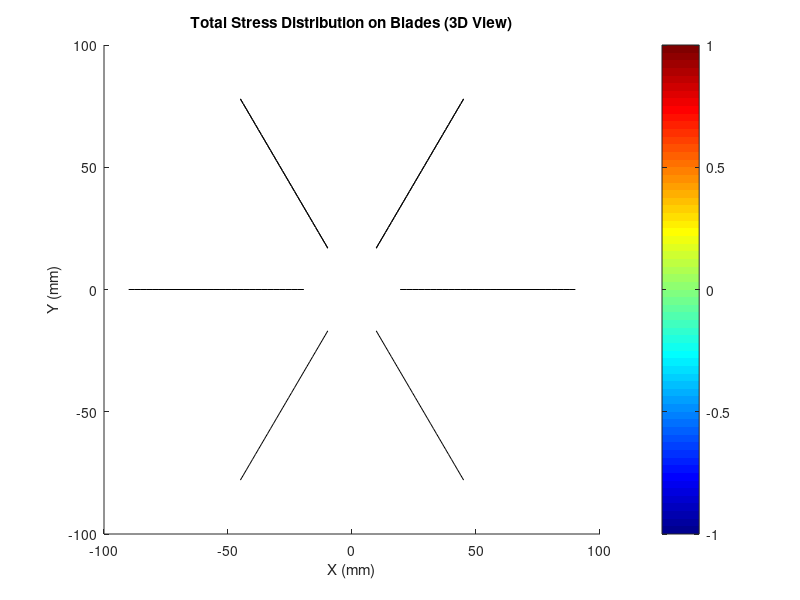

Source code (MATLAB): (Note: this script raises an error after producing the figure.)
% Amphibious Wheel-Propeller - STRESS DISTRIBUTION (NO TOOLBOX DEPENDENCY)
clear; clc; close all;

%% GEOMETRY SPECIFICATIONS
D_max = 0.180;
D_with_spikes = 0.184;
D_rotating_region = 0.190;
D_min = 0.158;
D_hub = 0.039;

R_max = D_max / 2;
R_with_spikes = D_with_spikes / 2;
R_rotating = D_rotating_region / 2;
R_min = D_min / 2;
R_hub = D_hub / 2;

%% OPERATING CONDITIONS
omega_rpm = 350;
omega = omega_rpm * 2*pi/60;
v_water = 1.0;
deg_per_step = 3;
dt_cfd = 0.00143;

tip_speed = omega * R_max;
chord_typical = 0.030;
nu_water = 1e-6;
Re_tip = tip_speed * chord_typical / nu_water;

immersion_depth = 0.06;
water_level = -immersion_depth;

fprintf('===== SPECIFICATIONS =====\n');
fprintf('Wheel Max Diameter: %.1f mm\n', D_max*1000);
fprintf('Hub Diameter: %.1f mm\n', D_hub*1000);
fprintf('Rotation: %d RPM (%.2f rad/s)\n', omega_rpm, omega);
fprintf('Tip Speed: %.3f m/s\n', tip_speed);
fprintf('\n');

%% HYDROFOIL DESIGN
n_spokes = 6;
hydrofoil_type = 'NACA 0015';
thickness_ratio = 0.15;
n_sections = 30;
r_sections = linspace(R_hub, R_max, n_sections);

chord_hub = 0.040;
chord_tip = 0.025;
chord = linspace(chord_hub, chord_tip, n_sections);

taper_length = R_max - R_hub;
taper_height = (R_max - R_min);
taper_angle = atan(taper_height / taper_length);
span = 2 * (R_min + (r_sections - R_hub) * tan(taper_angle));

pitch_hub = 8;
pitch_tip = 3;
pitch_angle = linspace(pitch_hub, pitch_tip, n_sections);

fprintf('===== HYDROFOIL DESIGN =====\n');
fprintf('Profile: %s\n', hydrofoil_type);
fprintf('Spokes: %d\n', n_spokes);
fprintf('Sections per spoke: %d\n', n_sections);
fprintf('\n');

%% MATERIAL PROPERTIES
rho_material = 1140;
E = 3.5e9;
sigma_yield = 85e6;
material_name = 'CF-Nylon';
safety_factor_target = 2.5;

%% FLUID PROPERTIES
rho_water = 1000;
nu = 1e-6;
g = 9.81;

%% SIMULATION SETUP
t_end = 1.0;
dt = dt_cfd;
t = 0:dt:t_end;
n_steps = length(t);

fprintf('Running simulation...\n');

%% MASS CALCULATION
mass_per_spoke = 0;
for i = 1:n_sections-1
    dr = r_sections(i+1) - r_sections(i);
    avg_chord = (chord(i) + chord(i+1)) / 2;
    avg_span = (span(i) + span(i+1)) / 2;
    thickness_local = avg_chord * thickness_ratio;
    volume_section = avg_chord * avg_span * thickness_local * dr / avg_chord;
    mass_per_spoke = mass_per_spoke + rho_material * volume_section;
end
total_spoke_mass = mass_per_spoke;
total_wheel_mass = n_spokes * total_spoke_mass + 0.080;

%% PREALLOCATE ARRAYS
theta = zeros(n_steps, n_spokes);
F_thrust = zeros(n_steps, n_spokes, n_sections);
F_drag = zeros(n_steps, n_spokes, n_sections);
F_lift_vertical = zeros(n_steps, n_spokes, n_sections);
F_total = zeros(n_steps, 3);
immersed = zeros(n_steps, n_spokes, n_sections);

F_centrifugal = zeros(n_spokes, n_sections);
stress_centrifugal = zeros(n_spokes, n_sections);
stress_bending = zeros(n_spokes, n_sections);
stress_total = zeros(n_spokes, n_sections);
safety_factor = zeros(n_spokes, n_sections);

%% HYDRODYNAMIC SIMULATION
for i = 1:n_steps
    for j = 1:n_spokes
        theta(i,j) = omega * t(i) + (j-1) * 2*pi/n_spokes;
        
        for k = 1:n_sections
            y_position = r_sections(k) * sin(theta(i,j));
            
            if y_position < water_level
                immersed(i,j,k) = 1;
                depth_below_surface = water_level - y_position;
                immersion_factor = min(1.0, depth_below_surface / (chord(k)));
                
                v_tangential = omega * r_sections(k);
                v_rel_x = -v_tangential * sin(theta(i,j)) + v_water;
                v_rel_y = v_tangential * cos(theta(i,j));
                v_rel_mag = sqrt(v_rel_x^2 + v_rel_y^2);
                
                flow_angle = atan2(v_rel_y, v_rel_x);
                spoke_angle = theta(i,j) + pi/2 + deg2rad(pitch_angle(k));
                alpha = rad2deg(spoke_angle - flow_angle);
                
                while alpha > 180, alpha = alpha - 360; end
                while alpha < -180, alpha = alpha + 360; end
                
                alpha_rad = deg2rad(alpha);
                
                if abs(alpha) < 10
                    Cl = 2*pi * alpha_rad * 0.9;
                    Cd = 0.01 + 0.04 * alpha_rad^2;
                elseif abs(alpha) < 15
                    Cl = 1.3 * sign(alpha);
                    Cd = 0.05 + 0.15 * abs(alpha_rad);
                else
                    Cl = 0.9 * sign(alpha);
                    Cd = 0.4 + 0.4 * abs(sin(alpha_rad));
                end
                
                Re_local = v_rel_mag * chord(k) / nu;
                if Re_local < 1e5
                    Cl = Cl * (0.8 + 0.2 * (Re_local / 1e5));
                end
                
                q = 0.5 * rho_water * v_rel_mag^2;
                
                if k < n_sections
                    dr = r_sections(k+1) - r_sections(k);
                else
                    dr = r_sections(k) - r_sections(k-1);
                end
                A_section = chord(k) * dr;
                
                F_lift = q * A_section * Cl * immersion_factor;
                F_drag_local = q * A_section * Cd * immersion_factor;
                
                F_thrust(i,j,k) = F_lift * cos(flow_angle) - F_drag_local * sin(flow_angle);
                F_drag(i,j,k) = F_lift * sin(flow_angle) + F_drag_local * cos(flow_angle);
                
                if theta(i,j) > pi && theta(i,j) < 2*pi
                    lift_angle = spoke_angle;
                    F_lift_vertical(i,j,k) = F_lift * abs(sin(lift_angle)) * sign(cos(theta(i,j)));
                else
                    F_lift_vertical(i,j,k) = 0;
                end
            else
                immersed(i,j,k) = 0;
                F_thrust(i,j,k) = 0;
                F_drag(i,j,k) = 0;
                F_lift_vertical(i,j,k) = 0;
            end
        end
    end
    
    F_total(i,1) = sum(sum(F_thrust(i,:,:)));
    F_total(i,2) = sum(sum(F_drag(i,:,:)));
    F_total(i,3) = sum(sum(F_lift_vertical(i,:,:)));
end

%% STRESS ANALYSIS
fprintf('Calculating stress distribution...\n');

for j = 1:n_spokes
    for k = 1:n_sections
        if k < n_sections
            dr = r_sections(k+1) - r_sections(k);
        else
            dr = r_sections(k) - r_sections(k-1);
        end
        
        thickness_local = chord(k) * thickness_ratio;
        volume_local = chord(k) * span(k) * thickness_local * dr / chord(k);
        mass_local = rho_material * volume_local;
        
        F_centrifugal(j,k) = mass_local * omega^2 * r_sections(k);
        A_cross = thickness_local * span(k);
        stress_centrifugal(j,k) = F_centrifugal(j,k) / A_cross;
        
        F_hydro_avg = mean(sqrt(F_thrust(:,j,k).^2 + F_drag(:,j,k).^2));
        moment_arm = r_sections(k) - R_hub;
        M_bending = F_hydro_avg * moment_arm;
        
        I = (span(k) * thickness_local^3) / 12;
        c = thickness_local / 2;
        stress_bending(j,k) = M_bending * c / I;
        
        stress_total(j,k) = stress_centrifugal(j,k) + stress_bending(j,k);
        safety_factor(j,k) = sigma_yield / stress_total(j,k);
    end
end

%% RESULTS
fprintf('\n═══════════════════════════════════════\n');
fprintf('Max Centrifugal: %.2f MPa\n', max(stress_centrifugal(:))/1e6);
fprintf('Max Bending:     %.2f MPa\n', max(stress_bending(:))/1e6);
fprintf('Max Total:       %.2f MPa\n', max(stress_total(:))/1e6);
fprintf('Yield:           %.2f MPa\n', sigma_yield/1e6);
fprintf('Min SF:          %.2f\n', min(safety_factor(:)));
fprintf('═══════════════════════════════════════\n\n');

%% HELPER FUNCTION TO DRAW CIRCLES
function draw_circle(center_x, center_y, radius, varargin)
    theta = linspace(0, 2*pi, 100);
    x = center_x + radius * cos(theta);
    y = center_y + radius * sin(theta);
    plot(x, y, varargin{:});
end

%% VISUALIZATION
fprintf('Generating stress visualization...\n');

stress_colormap = jet(256);

% Figure 1: 3D Stress Distribution
figure('Name', 'Total Stress Distribution on Blades', 'NumberTitle', 'off', 'Position', [100 100 1200 800]);

for j = 1:n_spokes
    angle_base = (j-1) * 2*pi/n_spokes;
    
    for k = 1:n_sections-1
        r1 = r_sections(k);
        r2 = r_sections(k+1);
        
        x1 = r1 * cos(angle_base);
        y1 = r1 * sin(angle_base);
        x2 = r2 * cos(angle_base);
        y2 = r2 * sin(angle_base);
        
        half_span1 = span(k) / 2;
        half_span2 = span(k+1) / 2;
        
        X = [x1 x2 x2 x1] * 1000;
        Y = [y1 y2 y2 y1] * 1000;
        Z = [-half_span1 -half_span2 half_span2 half_span1] * 1000;
        
        stress_val = stress_total(j,k);
        stress_normalized = (stress_val - min(stress_total(:))) / (max(stress_total(:)) - min(stress_total(:)));
        color_idx = max(1, min(256, round(stress_normalized * 255 + 1)));
        face_color = stress_colormap(color_idx, :);
        
        patch(X, Y, Z, face_color, 'EdgeColor', 'k', 'LineWidth', 0.5);
        hold on;
    end
end

xlabel('X (mm)');
ylabel('Y (mm)');
zlabel('Z (mm)');
title('Total Stress Distribution on Blades (3D View)');
colormap(jet);
c = colorbar;
c.Label.String = 'Stress (MPa)';
caxis([min(stress_total(:))/1e6, max(stress_total(:))/1e6]);
axis equal;
grid on;
view(45, 30);
lighting gouraud;
light('Position', [1 1 1]);

% Figure 2: Top View - Total Stress
figure('Name', 'Top View - Stress Distribution', 'NumberTitle', 'off', 'Position', [100 100 1000 900]);

for j = 1:n_spokes
    angle_base = (j-1) * 2*pi/n_spokes;
    
    for k = 1:n_sections-1
        r1 = r_sections(k);
        r2 = r_sections(k+1);
        
        x1 = r1 * cos(angle_base);
        y1 = r1 * sin(angle_base);
        x2 = r2 * cos(angle_base);
        y2 = r2 * sin(angle_base);
        
        width = chord(k);
        dx = width * sin(angle_base);
        dy = -width * cos(angle_base);
        
        X = [x1, x2, x2+dx, x1+dx] * 1000;
        Y = [y1, y2, y2+dy, y1+dy] * 1000;
        
        stress_val = stress_total(j,k);
        stress_normalized = (stress_val - min(stress_total(:))) / (max(stress_total(:)) - min(stress_total(:)));
        color_idx = max(1, min(256, round(stress_normalized * 255 + 1)));
        face_color = stress_colormap(color_idx, :);
        
        patch(X, Y, face_color, 'EdgeColor', 'k', 'LineWidth', 0.5);
        hold on;
    end
end

draw_circle(0, 0, R_hub*1000, 'k', 'LineWidth', 2);
draw_circle(0, 0, R_max*1000, 'k--', 'LineWidth', 1);

xlabel('X (mm)');
ylabel('Y (mm)');
title('Top View - Total Stress Distribution');
colormap(jet);
c = colorbar;
c.Label.String = 'Total Stress (MPa)';
caxis([min(stress_total(:))/1e6, max(stress_total(:))/1e6]);
axis equal;
grid on;

text_x = R_max * 1.3 * 1000;
text_y = R_max * 1.1 * 1000;
text(text_x, text_y, sprintf('Max: %.1f MPa', max(stress_total(:))/1e6), 'FontSize', 10, 'FontWeight', 'bold');
text(text_x, text_y-10, sprintf('Min: %.1f MPa', min(stress_total(:))/1e6), 'FontSize', 10, 'FontWeight', 'bold');
text(text_x, text_y-20, sprintf('Yield: %.1f MPa', sigma_yield/1e6), 'FontSize', 10, 'FontWeight', 'bold', 'Color', 'r');

% Figure 3: Centrifugal Stress
figure('Name', 'Centrifugal Stress Distribution', 'NumberTitle', 'off', 'Position', [150 150 1000 900]);

for j = 1:n_spokes
    angle_base = (j-1) * 2*pi/n_spokes;
    
    for k = 1:n_sections-1
        r1 = r_sections(k);
        r2 = r_sections(k+1);
        
        x1 = r1 * cos(angle_base);
        y1 = r1 * sin(angle_base);
        x2 = r2 * cos(angle_base);
        y2 = r2 * sin(angle_base);
        
        width = chord(k);
        dx = width * sin(angle_base);
        dy = -width * cos(angle_base);
        
        X = [x1, x2, x2+dx, x1+dx] * 1000;
        Y = [y1, y2, y2+dy, y1+dy] * 1000;
        
        stress_val = stress_centrifugal(j,k);
        stress_normalized = (stress_val - min(stress_centrifugal(:))) / (max(stress_centrifugal(:)) - min(stress_centrifugal(:)));
        color_idx = max(1, min(256, round(stress_normalized * 255 + 1)));
        face_color = stress_colormap(color_idx, :);
        
        patch(X, Y, face_color, 'EdgeColor', 'k', 'LineWidth', 0.5);
        hold on;
    end
end

draw_circle(0, 0, R_hub*1000, 'k', 'LineWidth', 2);
draw_circle(0, 0, R_max*1000, 'k--', 'LineWidth', 1);

xlabel('X (mm)');
ylabel('Y (mm)');
title('Centrifugal Stress Distribution');
colormap(jet);
c = colorbar;
c.Label.String = 'Centrifugal Stress (MPa)';
caxis([min(stress_centrifugal(:))/1e6, max(stress_centrifugal(:))/1e6]);
axis equal;
grid on;

% Figure 4: Bending Stress
figure('Name', 'Bending Stress Distribution', 'NumberTitle', 'off', 'Position', [200 200 1000 900]);

for j = 1:n_spokes
    angle_base = (j-1) * 2*pi/n_spokes;
    
    for k = 1:n_sections-1
        r1 = r_sections(k);
        r2 = r_sections(k+1);
        
        x1 = r1 * cos(angle_base);
        y1 = r1 * sin(angle_base);
        x2 = r2 * cos(angle_base);
        y2 = r2 * sin(angle_base);
        
        width = chord(k);
        dx = width * sin(angle_base);
        dy = -width * cos(angle_base);
        
        X = [x1, x2, x2+dx, x1+dx] * 1000;
        Y = [y1, y2, y2+dy, y1+dy] * 1000;
        
        stress_val = stress_bending(j,k);
        if max(stress_bending(:)) > 0
            stress_normalized = (stress_val - min(stress_bending(:))) / (max(stress_bending(:)) - min(stress_bending(:)));
        else
            stress_normalized = 0;
        end
        color_idx = max(1, min(256, round(stress_normalized * 255 + 1)));
        face_color = stress_colormap(color_idx, :);
        
        patch(X, Y, face_color, 'EdgeColor', 'k', 'LineWidth', 0.5);
        hold on;
    end
end

draw_circle(0, 0, R_hub*1000, 'k', 'LineWidth', 2);
draw_circle(0, 0, R_max*1000, 'k--', 'LineWidth', 1);

xlabel('X (mm)');
ylabel('Y (mm)');
title('Bending Stress Distribution');
colormap(jet);
c = colorbar;
c.Label.String = 'Bending Stress (MPa)';
caxis([min(stress_bending(:))/1e6, max(stress_bending(:))/1e6]);
axis equal;
grid on;

% Figure 5: Safety Factor
figure('Name', 'Safety Factor Distribution', 'NumberTitle', 'off', 'Position', [250 250 1000 900]);

for j = 1:n_spokes
    angle_base = (j-1) * 2*pi/n_spokes;
    
    for k = 1:n_sections-1
        r1 = r_sections(k);
        r2 = r_sections(k+1);
        
        x1 = r1 * cos(angle_base);
        y1 = r1 * sin(angle_base);
        x2 = r2 * cos(angle_base);
        y2 = r2 * sin(angle_base);
        
        width = chord(k);
        dx = width * sin(angle_base);
        dy = -width * cos(angle_base);
        
        X = [x1, x2, x2+dx, x1+dx] * 1000;
        Y = [y1, y2, y2+dy, y1+dy] * 1000;
        
        SF_val = safety_factor(j,k);
        
        if SF_val < 1.0
            face_color = [1 0 0];
        elseif SF_val < safety_factor_target
            face_color = [1 1 0];
        elseif SF_val < 4.0
            face_color = [0 1 0];
        else
            face_color = [0 0.5 1];
        end
        
        patch(X, Y, face_color, 'EdgeColor', 'k', 'LineWidth', 0.5);
        hold on;
    end
end

draw_circle(0, 0, R_hub*1000, 'k', 'LineWidth', 2);
draw_circle(0, 0, R_max*1000, 'k--', 'LineWidth', 1);

xlabel('X (mm)');
ylabel('Y (mm)');
title('Safety Factor Distribution');
axis equal;
grid on;

legend_x = R_max * 1.3 * 1000;
legend_y_start = R_max * 0.8 * 1000;
legend_spacing = 15;

rectangle('Position', [legend_x-5, legend_y_start-5, 10, 10], 'FaceColor', [1 0 0], 'EdgeColor', 'k');
text(legend_x+10, legend_y_start, 'SF < 1.0 (Critical)', 'FontSize', 10);

rectangle('Position', [legend_x-5, legend_y_start-legend_spacing-5, 10, 10], 'FaceColor', [1 1 0], 'EdgeColor', 'k');
text(legend_x+10, legend_y_start-legend_spacing, sprintf('SF < %.1f (Warning)', safety_factor_target), 'FontSize', 10);

rectangle('Position', [legend_x-5, legend_y_start-2*legend_spacing-5, 10, 10], 'FaceColor', [0 1 0], 'EdgeColor', 'k');
text(legend_x+10, legend_y_start-2*legend_spacing, 'SF < 4.0 (Good)', 'FontSize', 10);

rectangle('Position', [legend_x-5, legend_y_start-3*legend_spacing-5, 10, 10], 'FaceColor', [0 0.5 1], 'EdgeColor', 'k');
text(legend_x+10, legend_y_start-3*legend_spacing, 'SF > 4.0 (Excellent)', 'FontSize', 10);

% Figure 6: Single Blade Detail
figure('Name', 'Single Blade Stress Profile', 'NumberTitle', 'off', 'Position', [300 300 1200 600]);

subplot(1,2,1);
hold on;
for k = 1:n_sections-1
    r1 = r_sections(k);
    r2 = r_sections(k+1);
    
    stress_val = stress_total(1,k);
    stress_normalized = (stress_val - min(stress_total(:))) / (max(stress_total(:)) - min(stress_total(:)));
    color_idx = max(1, min(256, round(stress_normalized * 255 + 1)));
    face_color = stress_colormap(color_idx, :);
    
    rectangle('Position', [r1*1000, 0, (r2-r1)*1000, chord(k)*1000], ...
              'FaceColor', face_color, 'EdgeColor', 'k', 'LineWidth', 1);
end
xlabel('Radial Position (mm)');
ylabel('Chord (mm)');
title('Single Blade - Stress Distribution');
colormap(jet);
colorbar;
caxis([min(stress_total(:))/1e6, max(stress_total(:))/1e6]);
grid on;

subplot(1,2,2);
plot(r_sections*1000, stress_total(1,:)/1e6, 'r-', 'LineWidth', 3);
hold on;
plot(r_sections*1000, stress_centrifugal(1,:)/1e6, 'b--', 'LineWidth', 2);
plot(r_sections*1000, stress_bending(1,:)/1e6, 'g--', 'LineWidth', 2);
yline(sigma_yield/1e6, 'k--', 'Yield', 'LineWidth', 2);
xlabel('Radial Position (mm)');
ylabel('Stress (MPa)');
title('Stress Components Along Blade');
legend('Total', 'Centrifugal', 'Bending', 'Yield', 'Location', 'best');
grid on;

% Figure 7: Stress Contour Map
figure('Name', 'Stress Contour Map', 'NumberTitle', 'off', 'Position', [50 50 1400 600]);

stress_matrix = stress_total / 1e6;
[R_grid, Spoke_grid] = meshgrid(r_sections*1000, 1:n_spokes);

contourf(R_grid, Spoke_grid, stress_matrix, 20, 'LineColor', 'none');
colormap(jet);
c = colorbar;
c.Label.String = 'Total Stress (MPa)';
xlabel('Radial Position (mm)');
ylabel('Blade Number');
title('Stress Contour Map - All Blades');
hold on;
contour(R_grid, Spoke_grid, stress_matrix, [sigma_yield/1e6, sigma_yield/1e6], ...
        'LineColor', 'r', 'LineWidth', 3, 'LineStyle', '--');
grid on;

fprintf('\n✅ Stress visualization complete!\n');
fprintf('Generated 7 detailed stress distribution figures\n');